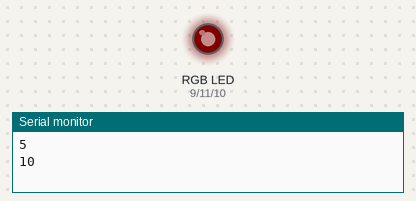
Bench run of a sketch on a simulated Arduino Uno, built with avr-gcc and run on an emulated ATmega328P. On the bench: an RGB LED mixed from three pins (HIGH = lit), the last lines printed to the serial monitor. Dim RGB values are drawn brighter than linear.

Above: at 0.05 s.
At 1.25 s:
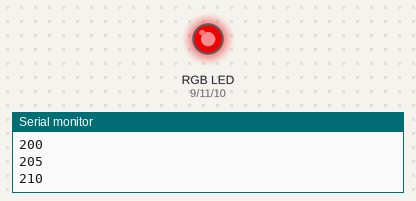
At 2.25 s:
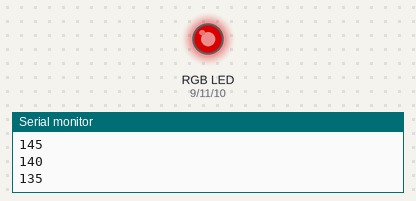
At 3.4 s:
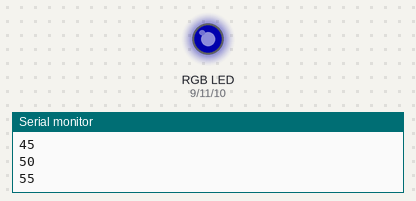
At 4.5 s:
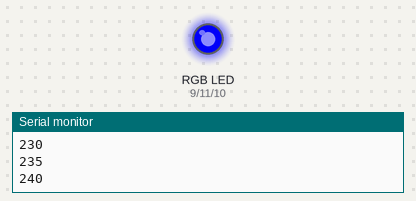
At 8.95 s:
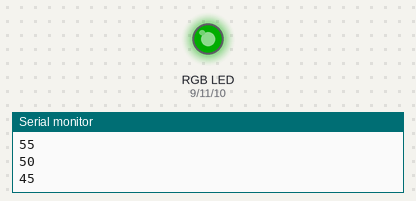
Timing chart, 0 to 12.0 s (numbered marks = the images above):
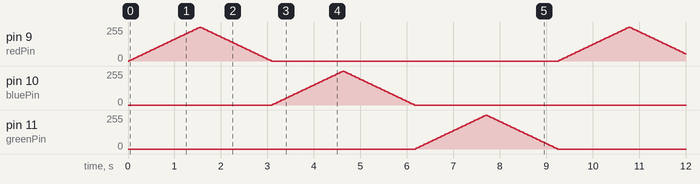

The sketch:

Task3_FadeAll.ino
```cpp
/* HERIOT-WATT UNIVERSITY
 School of Engineering and Physical Sciences
 Mechanical Engineering Laboratory
 Arduino Experiments

 RGB LED control: FadeAll

 */

int redPin = 9;
int bluePin = 10;
int greenPin = 11;

// Adjust the brightness of the RGB LED
int brightness = 0;    // how bright the LED is
int fadeAmount = 5;    // how many points to fade the LED by
int allColourCount = 0;


void setup()
{

  Serial.begin(9600);

  // Set the pins defined by redPin etc. as outputs
  pinMode(redPin, OUTPUT);
  pinMode(greenPin, OUTPUT);
  pinMode(bluePin, OUTPUT);

}

void loop()
 {
  //fading each colour individually
  if(allColourCount<2)
    {
      //it needs to fade in and fade out and it does it in 2 cycles
      analogWrite(redPin, brightness);
    }
  else if(allColourCount>=2 && allColourCount<4)
    {
      analogWrite(redPin, 0);//zero out
      analogWrite(bluePin, brightness);
    }
  else if(allColourCount>=4 && allColourCount<6)
    {
      analogWrite(bluePin, 0); //zero out
      analogWrite(greenPin, brightness);
    }
  else
    {
      analogWrite(greenPin, 0);
      allColourCount = 0;
    }

  brightness = brightness + fadeAmount;

  // Display the brightness value on the serial window
  Serial.println(brightness);

  // reverse the direction of the fading at the end of the fade
  if (brightness <= 0 || brightness >= 255)
    {
      fadeAmount = -fadeAmount;
      allColourCount++;
    }

   delay(30);

}
```
